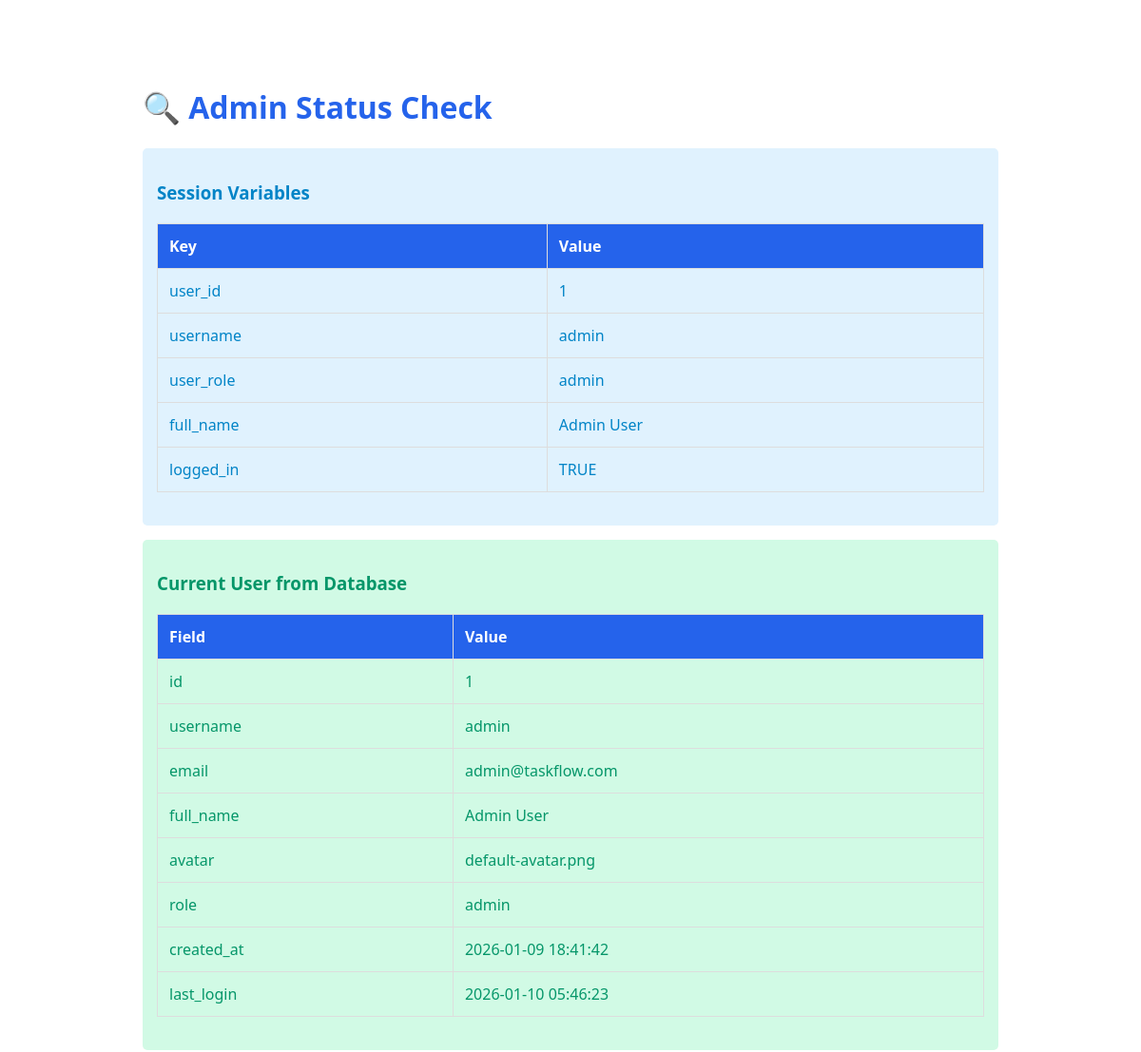
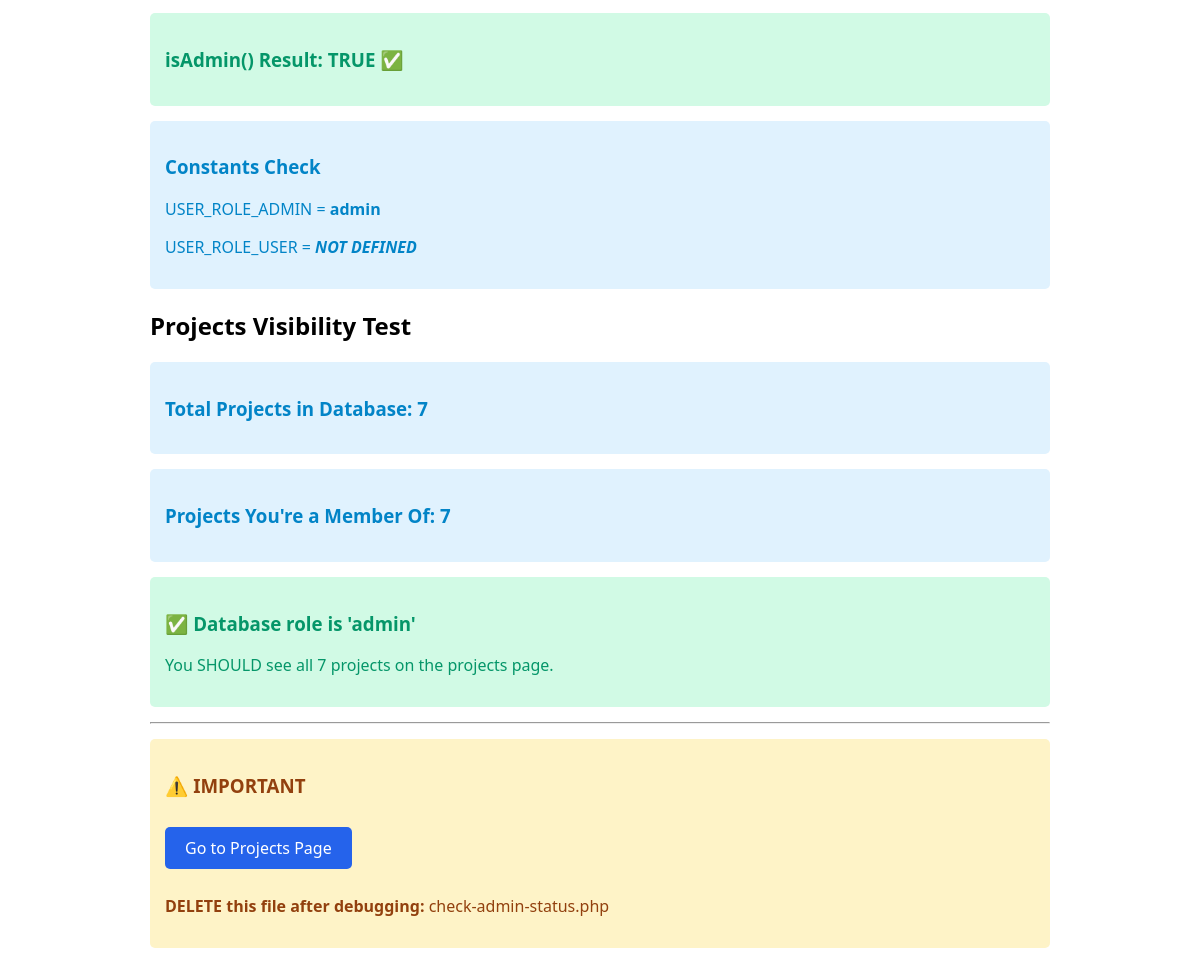
The page /check-admin-status.php (signed in) on the database its author committed (2 pictures, top to bottom).
### tables this page shows
CREATE TABLE users (
    id INT PRIMARY KEY AUTO_INCREMENT,
    username VARCHAR(50) UNIQUE NOT NULL,
    email VARCHAR(100) UNIQUE NOT NULL,
    password VARCHAR(255) NOT NULL,
    full_name VARCHAR(100) NOT NULL,
    avatar VARCHAR(255) DEFAULT 'default-avatar.png',
    role ENUM('admin', 'member') DEFAULT 'member',
    created_at TIMESTAMP DEFAULT CURRENT_TIMESTAMP,
    last_login TIMESTAMP NULL,
    INDEX idx_email (email),
    INDEX idx_username (username)
);

### includes/auth.php (called while the page is built, shortened)
<?php
function isLoggedIn() {
    return isset($_SESSION['user_id']) && isset($_SESSION['logged_in']) && $_SESSION['logged_in'] === true;
}
function getCurrentUserId() {
    return isLoggedIn() ? $_SESSION['user_id'] : null;
}
function getCurrentUser($pdo) {
    $userId = getCurrentUserId();
    $stmt = $pdo->prepare("SELECT id, username, email, full_name, avatar, role, created_at, last_login FROM users WHERE id = ?");
    $stmt->execute([$userId]);
    return $stmt->fetch();
}
function isAdmin() {
    return isLoggedIn() && isset($_SESSION['user_role']) && $_SESSION['user_role'] === USER_ROLE_ADMIN;
}

### check-admin-status.php (the view, shortened to what this page needs)
<?php
require_once 'config/config.php';
require_once 'includes/auth.php';
echo "<!DOCTYPE html><html><head><title>Admin Status Check</title><style>body{font-family:system-ui;max-width:900px;margin:50px auto;padding:20px}h1{color:#2563eb}.success{color:#059669;padding:15px;background:#d1fae5;border-radius:5px;margin:15px 0}.error{color:#dc2626;padding:15px;background:#fee2e2;border-radius:5px;margin:15px 0}.info{color:#0284c7;padding:15px;background:#e0f2fe;border-radius:5px;margin:15px 0}table{width:100%;border-collapse:collapse;margin:20px 0}th,td{border:1px solid #ddd;padding:12px;text-align:left}th{background:#2563eb;color:white}</style></head><body>";
echo "<h1>🔍 Admin Status Check</h1>";
try {
    $currentUser = getCurrentUser($pdo);
    $isAdmin = isAdmin();
    echo "<div class='info'>";
    echo "<h3>Session Variables</h3>";
    echo "<table>";
    echo "<tr><th>Key</th><th>Value</th></tr>";
    echo "<tr><td>user_id</td><td>" . ($_SESSION['user_id'] ?? '<em style=\"color:#dc2626\">NOT SET</em>') . "</td></tr>";
    echo "<tr><td>username</td><td>" . ($_SESSION['username'] ?? '<em style=\"color:#dc2626\">NOT SET</em>') . "</td></tr>";
    echo "<tr><td>user_role</td><td>" . ($_SESSION['user_role'] ?? '<em style=\"color:#dc2626\">NOT SET</em>') . "</td></tr>";
    echo "<tr><td>full_name</td><td>" . ($_SESSION['full_name'] ?? '<em style=\"color:#dc2626\">NOT SET</em>') . "</td></tr>";
    echo "<tr><td>logged_in</td><td>" . (($_SESSION['logged_in'] ?? false) ? 'TRUE' : 'FALSE') . "</td></tr>";
    echo "</table>";
    echo "</div>";
    if ($currentUser) {
        echo "<div class='success'>";
        echo "<h3>Current User from Database</h3>";
        echo "<table>";
        echo "<tr><th>Field</th><th>Value</th></tr>";
        foreach ($currentUser as $key => $value) {
            echo "<tr><td>{$key}</td><td>" . htmlspecialchars($value ?? 'NULL') . "</td></tr>";
        }
        echo "</table>";
        echo "</div>";
    } else {
        echo "<div class='error'>";
        echo "<h3>❌ getCurrentUser() returned NULL</h3>";
        echo "</div>";
    }
    echo "<div class='" . ($isAdmin ? "success" : "error") . "'>";
    echo "<h3>isAdmin() Result: " . ($isAdmin ? "TRUE ✅" : "FALSE ❌") . "</h3>";
    echo "</div>";
    echo "<div class='info'>";
    echo "<h3>Constants Check</h3>";
    echo "<p>USER_ROLE_ADMIN = <strong>" . (defined('USER_ROLE_ADMIN') ? USER_ROLE_ADMIN : '<em style=\"color:#dc2626\">NOT DEFINED</em>') . "</strong></p>";
    echo "<p>USER_ROLE_USER = <strong>" . (defined('USER_ROLE_USER') ? USER_ROLE_USER : '<em style=\"color:#dc2626\">NOT DEFINED</em>') . "</strong></p>";
    echo "</div>";
    echo "<h2>Projects Visibility Test</h2>";
    $totalProjectsStmt = $pdo->query("SELECT COUNT(*) as count FROM projects");
    $totalProjects = $totalProjectsStmt->fetch()['count'];
    echo "<div class='info'>";
    echo "<h3>Total Projects in Database: {$totalProjects}</h3>";
    echo "</div>";
    $userProjectsStmt = $pdo->prepare("
        SELECT COUNT(DISTINCT p.id) as count
        FROM projects p
        LEFT JOIN project_members pm ON p.id = pm.project_id
        WHERE pm.user_id = ?
    ");
    $userProjectsStmt->execute([$_SESSION['user_id']]);
    $userProjects = $userProjectsStmt->fetch()['count'];
    echo "<div class='info'>";
    echo "<h3>Projects You're a Member Of: {$userProjects}</h3>";
    echo "</div>";
    if ($currentUser && $currentUser['role'] === 'admin') {
        echo "<div class='success'>";
        echo "<h3>✅ Database role is 'admin'</h3>";
        echo "<p>You SHOULD see all {$totalProjects} projects on the projects page.</p>";
        echo "</div>";
    } else {
        echo "<div class='error'>";
        echo "<h3>❌ Database role is NOT 'admin'</h3>";
        echo "<p>Role: " . ($currentUser['role'] ?? 'NULL') . "</p>";
        echo "</div>";
    }
} catch (Exception $e) {
    echo "<div class='error'>";
    echo "<h3>❌ Error</h3>";
    echo "<p>" . htmlspecialchars($e->getMessage()) . "</p>";
    echo "</div>";
}
echo "<hr>";
echo "<div style='background:#fef3c7;padding:15px;border-radius:5px;margin:15px 0;color:#92400e'>";
echo "<h3>⚠️ IMPORTANT</h3>";
echo "<p><a href='dashboard/projects.php' style='background:#2563eb;color:white;padding:10px 20px;text-decoration:none;border-radius:5px;display:inline-block;margin:10px 0'>Go to Projects Page</a></p>";
echo "<p><strong>DELETE this file after debugging:</strong> check-admin-status.php</p>";
echo "</div>";
echo "</body></html>";
?>

### check-admin-status.php (style rules this page uses)
body { font-family:system-ui;max-width:900px;margin:50px auto;padding:20px }
h1 { color:#2563eb }
.success { color:#059669;padding:15px;background:#d1fae5;border-radius:5px;margin:15px 0 }
.info { color:#0284c7;padding:15px;background:#e0f2fe;border-radius:5px;margin:15px 0 }
table { width:100%;border-collapse:collapse;margin:20px 0 }
th,td { border:1px solid #ddd;padding:12px;text-align:left }
th { background:#2563eb;color:white }

### rows shown on the page
users: id "1", username "admin", email "admin@taskflow.com", full_name "Admin User", avatar "default-avatar.png", role "admin", created_at "2026-01-09 18:41:42", last_login "2026-01-10 05:46:23"

### other values the page prints
$_SESSION['user_id'] "1"
$_SESSION['username'] "admin"
$_SESSION['user_role'] "admin"
$_SESSION['full_name'] "Admin User"
$key "id"
$key "username"
$key "email"
$key "full_name"
$key "avatar"
$key "role"
$key "created_at"
$key "last_login"
USER_ROLE_ADMIN "admin"
$totalProjects "7"
$userProjects "7"
